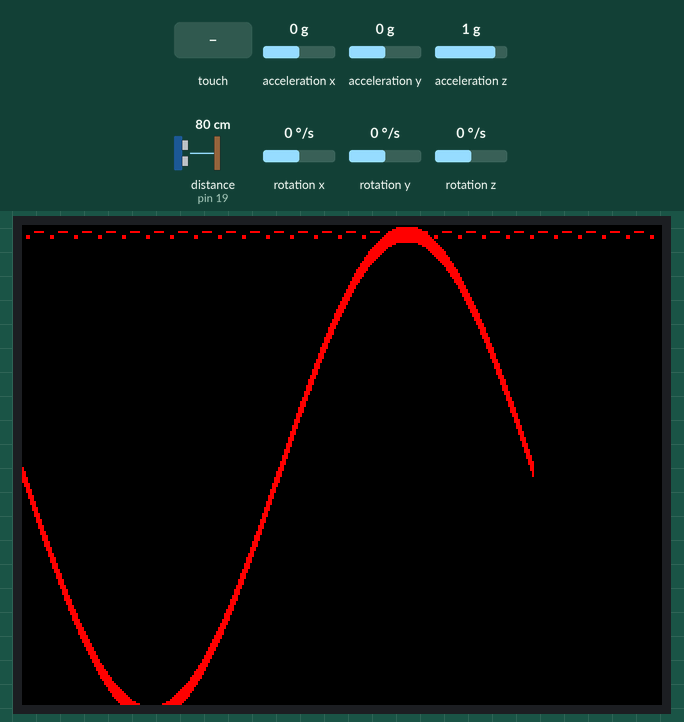
Simulated run of this sketch. Board: Arduino Mega 2560, built with avr-gcc and run on an emulated ATmega2560. Parts: 320×240 colour display. Wiring (inferred from the names in the program): range finder with pulse-width output: data pin 19. The inputs (shaded band) are chosen by the test bench; at power-on: acceleration x 0 g, acceleration y 0 g, acceleration z 1 g, distance to the obstacle (sensor on pin 19) 80 cm, rotation x 0 °/s, rotation y 0 °/s, rotation z 0 °/s. The sensor or clock chip raises its interrupt line as the real part does; what the sketch prints to the serial monitor is not drawn.

Above: at 2.0 s.
2.1 s: touch panel pressed at 13 % / 10 % of its raw x / y range
3.6 s: touch panel pressed at 38 % / 10 % of its raw x / y range
Timing chart, 0 to 6.6 s (numbered marks = the images above; inputs shaded):
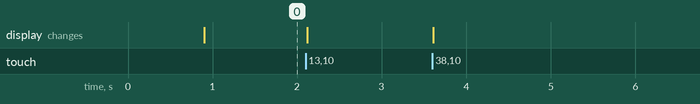

The sketch:

mega.ino
```cpp
#include "Wire.h"
#include "I2Cdev.h"
#include "MPU6050_6Axis_MotionApps20.h"

#define INTERRUPT_PIN 19

// MPU control/status vars
uint8_t  mpuIntStatus;   // holds actual interrupt status byte from MPU
uint16_t packetSize;    // expected DMP packet size (default is 42 bytes)
uint16_t fifoCount;     // count of all bytes currently in FIFO
uint8_t  fifoBuffer[64]; // FIFO storage buffer
/* MPU related variables */
MPU6050 mpu;
float ypr[3];


#define LCD_CS    A3 // Chip Select goes to Analog 3
#define LCD_CD    A2 // Command/Data goes to Analog 2
#define LCD_WR    A1 // LCD Write goes to Analog 1
#define LCD_RD    A0 // LCD Read goes to Analog 0
#define LCD_RESET A4 // Can alternately just connect to Arduino's reset pin

#include <SPI.h>          // f.k. for Arduino-1.5.2
#include "Adafruit_GFX.h"// Hardware-specific library
#include <MCUFRIEND_kbv.h>
MCUFRIEND_kbv tft;
#include <Adafruit_TFTLCD.h>

// Assign human-readable names to some common 16-bit color values:
#define  BLACK   0x0000
#define BLUE    0x001F
#define RED     0xF800
#define GREEN   0x07E0
#define CYAN    0x07FF
#define MAGENTA 0xF81F
#define YELLOW  0xFFE0
#define WHITE   0xFFFF

#ifndef min
#define min(a, b) (((a) < (b)) ? (a) : (b))
#endif


#include "TouchScreen.h"

uint8_t YP = A1;  // must be an analog pin, use "An" notation!
uint8_t XM = A2;  // must be an analog pin, use "An" notation!
uint8_t YM = 7;   // can be a digital pin
uint8_t XP = 6;   // can be a digital pin

uint16_t TS_LEFT = 160;
uint16_t TS_RT  = 925;
uint16_t TS_TOP = 160;
uint16_t TS_BOT = 955;


// YMax = 955
// YMin = 160
// XMax = 925
// XMin = 160

// For better pressure precision, we need to know the resistance
// between X+ and X- Use any multimeter to read it
// For the one we're using, its 300 ohms across the X plate
TouchScreen ts = TouchScreen(XP, YP, XM, YM, 300);


#include "pitches.h"

/* Sine wave parameters */
#define PI2     6.283185 // 2 * PI - saves calculating it later
#define AMP     120      // Multiplication factor for the sine wave
#define OFFSET  128      // Offset shifts wave to just positive values

/* Waveform lookup table */
#define LENGTH  256  // The length of the waveform lookup table
byte wave[LENGTH];


// ================================================================
// ===               INTERRUPT DETECTION ROUTINE                ===
// ================================================================

volatile bool mpuInterrupt = false;     // indicates whether MPU interrupt pin has gone high
int dataReadyCalled = 0;
void dmpDataReady() {
	mpuInterrupt = true;
  dataReadyCalled += 1;
}

void SetupMPU () {
	Wire.begin();
	Wire.setClock(400000);

	mpu.initialize();

	pinMode(INTERRUPT_PIN, INPUT);

	if (mpu.testConnection())
		Serial.println("MPU6050 connection successful");
	else
		Serial.println("MPU6050 connection failed");

	int devStatus = mpu.dmpInitialize();

	if (devStatus == 0) {
		// turn on the DMP, now that it's ready
		Serial.println(F("Enabling DMP..."));
		mpu.setDMPEnabled(true);

		Serial.println(F("Enabling interrupt detection (Arduino external interrupt 0)..."));
		attachInterrupt(digitalPinToInterrupt(INTERRUPT_PIN), dmpDataReady, RISING);
		mpuIntStatus = mpu.getIntStatus();

		// set our DMP Ready flag so the main loop() function knows it's okay to use it
		Serial.println(F("DMP ready! Waiting for first interrupt..."));

		// get expected DMP packet size for later comparison
		packetSize = mpu.dmpGetFIFOPacketSize();
	} else {
		Serial.print(F("DMP Initialization failed (code "));
		Serial.print(devStatus);
		Serial.println(F(")"));
	}

}

void SetupSynth () {
	/******** Populate the waveform lookup table with a sine wave ********/
	for (int i = 0; i < LENGTH; i++) {
		float v = (AMP * sin((PI2 / LENGTH) * i)); // Calculate current entry
		wave[i] = int(v + OFFSET);            // Store value as integer
	}
//  for (int i = 0; i < LENGTH; i++) {
//    if (i < LENGTH / 2)
//      wave[i] = tft.height();
//    else
//      wave[i] = 0;
//  }
}

void setup() {
	Serial.begin(9600);
  Serial2.begin(9600);

	SetupMPU();

  tft.reset();

  Serial.print("TFT size is ");
  Serial.print(tft.width());
  Serial.print("x");
  Serial.println(tft.height());

  uint16_t id = tft.readID();
  Serial.print("ID = 0x");
  Serial.println(id, HEX);
  id = 0x4532;
  tft.begin(id);

  tft.fillScreen(BLACK);
  tft.setRotation(1);
  tft.setTextColor(RED);
  tft.setCursor(0, 0);
  tft.print(".-.-.-.-.-.-.-.-.-.-.-.-.-.-.-.-.-.-.-.-.-.-.-.-.-.-.\n");
  tft.setCursor(0, 0);


  SetupSynth();

  for (int i = 0; i < LENGTH; i++) {
//    tft.drawPixel(i, tft.height() / 2 + wave[i] - 127, MAGENTA);
    tft.drawFastVLine(i, tft.height() / 2 + wave[i] - 127, 8, RED);
  }
}

void loop()
{

  TSPoint tp = ts.getPoint();

  // we have some minimum pressure we consider 'valid'
  // pressure of 0 means no pressing!
  if (tp.z > 50) {
    pinMode(XM, OUTPUT);
    pinMode(YP, OUTPUT);
    pinMode(XP, OUTPUT);
    pinMode(YM, OUTPUT);

    int ypos = map(tp.x, TS_LEFT, TS_RT, 0, tft.height());
    int xpos = map(tp.y, TS_TOP, TS_BOT, 0, tft.width() + 20);

    if (xpos > tft.width()) {

    }
    else if (xpos >= LENGTH && xpos <= tft.width()) {
    }
    else if (xpos > 0 && xpos < LENGTH) {
      Serial.print("X = ");   Serial.print(xpos);
      Serial.print("\tY = "); Serial.println(ypos);

      tft.drawFastVLine(xpos, wave[xpos] - 9, 20, BLACK);
      int h = tft.height() - ypos;
      tft.drawFastVLine(xpos, h, 9, RED);
      wave[xpos] = h;

      byte w[2] = {xpos, h};
      Serial2.write(w, 2);
    }
  }
  else {
    if (Serial2.available() > 0) {
      byte ack = 0x0;
      ack = Serial2.read();
      if (ack == 0xFF) {
        Serial2.write(wave, LENGTH);
      }
    }

  }


  float angle = ypr[2] * 180 / M_PI;
	//Serial.println(angle);


  ////////////////////////////////////////////////////////

	// reset interrupt flag and get INT_STATUS byte
	mpuInterrupt = false;
	mpuIntStatus = mpu.getIntStatus();

	// get current FIFO count
	fifoCount = mpu.getFIFOCount();
  dataReadyCalled = 0;

	// check for overflow (this should never happen unless our code is too inefficient)
	if ((mpuIntStatus & 0x10) || fifoCount == 1024) {
		mpu.resetFIFO();
		Serial.println(F("FIFO overflow!"));
		// otherwise, check for DMP data ready interrupt (this should happen frequently)
	} else if (mpuIntStatus & 0x02) {
		// wait for correct available data length, should be a VERY short wait
		while (fifoCount < packetSize)
			fifoCount = mpu.getFIFOCount();

		// read a packet from FIFO
		mpu.getFIFOBytes(fifoBuffer, packetSize);

		// track FIFO count here in case there is > 1 packet available
		// (this lets us immediately read more without waiting for an interrupt)
		fifoCount -= packetSize;

		Quaternion  quaternion;
		VectorFloat gravity;
		// display Euler angles in degrees
		mpu.dmpGetQuaternion(&quaternion, fifoBuffer);
		mpu.dmpGetGravity(&gravity, &quaternion);
		mpu.dmpGetYawPitchRoll(ypr, &quaternion, &gravity);

//		Serial.print("ypr\t");
//		Serial.print(ypr[0] * 180 / M_PI);
//		Serial.print("\t");
//		Serial.print(ypr[1] * 180 / M_PI);
//		Serial.print("\t");
//		Serial.println(ypr[2] * 180 / M_PI);
	}
}
```

pitches.h
```cpp
#define nB0  31
#define nC1  33
#define nCS1 35
#define nD1  37
#define nDS1 39
#define nE1  41
#define nF1  44
#define nFS1 46
#define nG1  49
#define nGS1 52
#define nA1  55
#define nAS1 58
#define nB1  62
#define nC2  65
#define nCS2 69
#define nD2  73
#define nDS2 78
#define nE2  82
#define nF2  87
#define nFS2 93
#define nG2  98
#define nGS2 104
#define nA2  110
#define nAS2 117
#define nB2  123
#define nC3  131
#define nCS3 139
#define nD3  147
#define nDS3 156
#define nE3  165
#define nF3  175
#define nFS3 185
#define nG3  196
#define nGS3 208
#define nA3  220
#define nAS3 233
#define nB3  247
#define nC4  262
#define nCS4 277
#define nD4  294
#define nDS4 311
#define nE4  330
#define nF4  349
#define nFS4 370
#define nG4  392
#define nGS4 415
#define nA4  440
#define nAS4 466
#define nB4  494
#define nC5  523
#define nCS5 554
#define nD5  587
#define nDS5 622
#define nE5  659
#define nF5  698
#define nFS5 740
#define nG5  784
#define nGS5 831
#define nA5  880
#define nAS5 932
#define nB5  988
#define nC6  1047
#define nCS6 1109
#define nD6  1175
#define nDS6 1245
#define nE6  1319
#define nF6  1397
#define nFS6 1480
#define nG6  1568
#define nGS6 1661
#define nA6  1760
#define nAS6 1865
#define nB6  1976
#define nC7  2093
#define nCS7 2217
#define nD7  2349
#define nDS7 2489
#define nE7  2637
#define nF7  2794
#define nFS7 2960
#define nG7  3136
#define nGS7 3322
#define nA7  3520
#define nAS7 3729
#define nB7  3951
#define nC8  4186
#define nCS8 4435
#define nD8  4699
#define nDS8 4978
```
